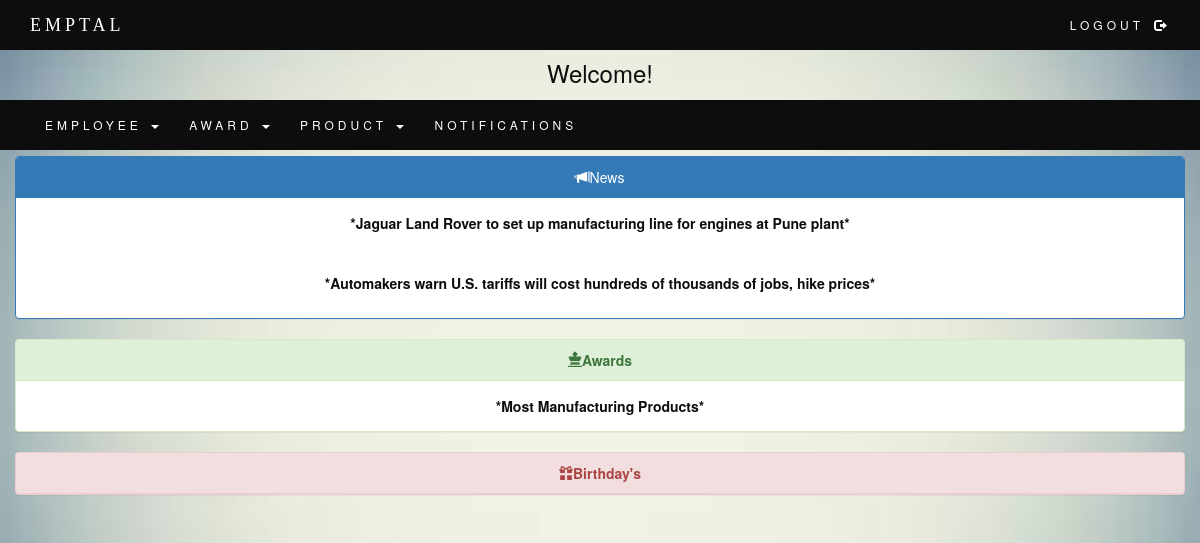
The page /admindashboard.php (signed in) on the database its author committed.
### tables this page shows
CREATE TABLE `news` (
  `id` int(11) NOT NULL,
  `heading` varchar(100) NOT NULL,
  `Dt` date NOT NULL,
  `image` varchar(1000) DEFAULT NULL,
  `content` varchar(1000) NOT NULL,
  `writer` varchar(50) NOT NULL
);

CREATE TABLE `awards` (
  `id` int(11) NOT NULL,
  `award` varchar(50) NOT NULL,
  `DOA` varchar(50) NOT NULL,
  `name` varchar(50) NOT NULL
);

### admindashboard.php (the view, shortened to what this page needs)
<?php
require_once("db.php");
?>
 <!doctype html>
<html lang="en">
  <head>
    <link rel="stylesheet" href="https://maxcdn.bootstrapcdn.com/bootstrap/3.3.7/css/bootstrap.min.css">
  </head>
  <body>
  <header>
  <nav class="navbar navbar-default navbar-fixed-top">
  <div class="container">
    <div class="navbar-header">
      <a class="navbar-brand" href="admin.php">EMPTAL</a>
    </div>
    <div class="collapse navbar-collapse" id="myNavbar">
      <ul class="nav navbar-nav navbar-right">
           <li><a href="logout.php">LOGOUT<span class="glyphicon glyphicon-log-out logo"></span></a></li>
      </ul>
    </div>
  </div>
</nav>
</header>
<h3 class="text-dark h">Welcome!</h3>
<nav class="navbar navbar-default navbar-fixed-top n">
  <div class="container">
    <div class="collapse navbar-collapse" id="myNavbar">
      <ul class="nav navbar-nav">
         <li class="dropdown">
          <a class="dropdown-toggle" data-toggle="dropdown"  href="#">EMPLOYEE
            <span class="caret"></span>
          </a>
        </li>
         <li class="dropdown">
          <a class="dropdown-toggle" data-toggle="dropdown" href="#">AWARD
            <span class="caret"></span>
          </a>
        </li>
        <li class="dropdown">
          <a class="dropdown-toggle" data-toggle="dropdown" href="#">PRODUCT
            <span class="caret"></span>
          </a>
        </li>
        <li>
          <a href="contact.php">NOTIFICATIONS</a>
        </li>
        </ul>
    </div>
  </div>
</nav>
<section class="news">
  <div class="container text-center col-md-12" >
    <div class="panel panel-primary">
      <div class="panel-heading text-centre text-dark"><span class="glyphicon glyphicon-bullhorn"></span>News</div>
      <?php
      $count=0;
  $sql="SELECT heading FROM news ORDER BY id DESC";
  $result=$conn->query($sql);
  if($result->num_rows>0) {
    while ($row=$result->fetch_assoc()) {
      $count++;
    if ($count<=5) {
      ?>
    <div class="panel-body panel-danger">
      <p class="text-dark" behaviour=""><b>
      <?php echo "*".$row['heading']."*" ?>
      </p>
      </div>
    <?php
    }
    }
  }
  ?>
    </div>
</div>
</section>
<section>
  <div class="container text-center col-md-12" >
    <div class="panel panel-success">
      <div class="panel-heading text-centre text-dark"><span class="glyphicon glyphicon-king"></span>Awards</div>
      <?php
      $count=0;
  $sql="SELECT award FROM awards ORDER BY id DESC";
  $result=$conn->query($sql);
  if($result->num_rows>0) {
    while ($row=$result->fetch_assoc()) {
      $count++;
    if ($count<=3) {
      ?>
    <div class="panel-body panel-danger">
      <marquee class="text-dark" behaviour=""><b>
      <?php echo "*".$row['award']."*" ?>
      </marquee>
      </div>
    <?php
    }
    }
  }
  ?>
    </div>
</div>
</section>
<section>
  <div class="container text-center col-md-12 Birthday" >
    <div class="panel panel-danger panel-fixed-bottom">
      <div class="panel-heading text-centre text-danger"><span class="glyphicon glyphicon-gift"></span>Birthday's</div>
    </div>
</div>
</section>
  </body>
</html>

### admindashboard.php (style rules this page uses)
body { margin-top: 20px; background-size: cover; color: white; }
.navbar { margin-bottom: 0; background-color: #0d0d0d; z-index: 9999; border: 0; font-size: 12px !important; line-height: 1.42857143 !important; letter-spacing: 4px; border-radius: 0; }
.navbar li a, .navbar .navbar-brand { color: #fff !important; }
.logo { margin-left:10px ; }
.h { color: #0d0d0d; margin-top: 60px; text-align: center; }
.n { margin-top: 100px; }
.panel-body { color: #0d0d0d; }
.Birthday { ; }
.news { margin-top: 70px; }
.navbar-brand { font-family: "Bauhaus 93", Times, serif; }

### rows shown on the page
news: heading "Jaguar Land Rover to set up manufacturing line for engines at Pune plant"
news: heading "Automakers warn U.S. tariffs will cost hundreds of thousands of jobs, hike prices"
awards: award "Most Manufacturing Products"
